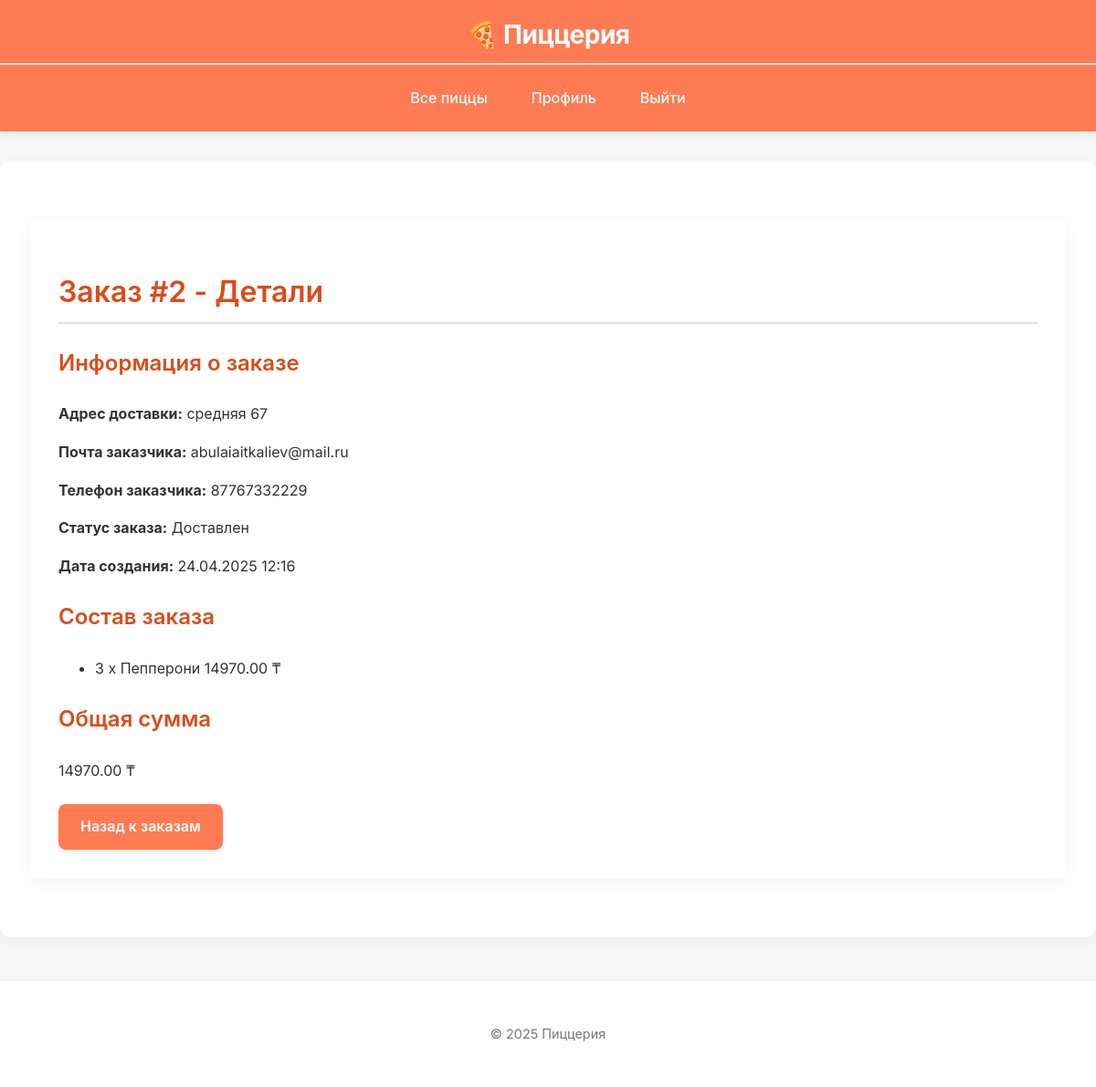
/orders/detail/2/ (signed in), run on the app's committed database.
### orders/models.py (models this page shows, shortened)
class Order(models.Model):
    STATUS_CHOICES = [
        ('pending', 'Ожидает обработки'),
        ('in_progress', 'Готовится'),
        ('delivered', 'Доставлен'),
        ('cancelled', 'Отменён'),
    ]
    user = models.ForeignKey(settings.AUTH_USER_MODEL, on_delete=models.CASCADE, related_name='orders')
    status = models.CharField(max_length=20, choices=STATUS_CHOICES, default='pending')
    address = models.TextField(verbose_name='Адрес доставки')
    created_at = models.DateTimeField(auto_now_add=True)
    total_price = models.DecimalField(max_digits=8, decimal_places=2, default=0.0)

class OrderItem(models.Model):
    order = models.ForeignKey(Order, on_delete=models.CASCADE, related_name='items')
    pizza = models.ForeignKey(Pizza, on_delete=models.CASCADE)
    quantity = models.PositiveIntegerField(default=1)
    price = models.DecimalField(('price'), max_digits=10, decimal_places=2)
    def get_total_price(self):
        return self.quantity * self.pizza.price

### users/models.py (models this page shows, shortened)
class CustomUser(AbstractBaseUser, PermissionsMixin):
    class Role(models.TextChoices):
        ADMIN = 'ADMIN', 'Администратор'
        MANAGER = 'MANAGER', 'Менеджер заказов'
        CLIENT = 'CLIENT', 'Клиент'
    email = models.EmailField(unique=True)
    is_staff = models.BooleanField(default=False)
    is_active = models.BooleanField(default=False)
    date_joined = models.DateTimeField(default=timezone.now)
    role = models.CharField(max_length=20, choices=Role.choices, default=Role.CLIENT)
    phone = models.CharField(max_length=15, blank=True, null=True)
    objects = CustomUserManager()
    USERNAME_FIELD = 'email'
    REQUIRED_FIELDS = []
    def is_admin(self):
        return self.role == self.Role.ADMIN

### pizza/models.py (models this page shows, shortened)
class Pizza(models.Model):
    name = models.CharField(max_length=200)
    description = models.TextField()
    price = models.DecimalField(max_digits=6, decimal_places=2)
    image = models.ImageField(upload_to='pizza/')
    category = models.ForeignKey(Category, on_delete=models.SET_NULL, null=True, blank=True, related_name='pizzas')

### orders/views.py (the view)
# urls.py: path('detail/<int:order_id>/', views.order_detail, name='order_detail'),
@login_required
def order_detail(request, order_id):
    order = get_object_or_404(Order, id=order_id)
    if order.user != request.user and not request.user.is_admin() and not request.user.is_manager():
        return redirect('order_list')
    return render(request, 'orders/order_detail.html', {'order': order})

### orders/templates/orders/order_detail.html
{% extends 'base.html' %}
{% block content %}
<div class="container animate-fade">
    <h1>Заказ #{{ order.pk }} - Детали</h1>
    <div class="order-details">
        <div class="detail-group">
            <h3>Информация о заказе</h3>
            <p><strong>Адрес доставки:</strong> {{ order.address }}</p>
            <p><strong>Почта заказчика:</strong> {{ order.user.email }}</p>
            <p><strong>Телефон заказчика:</strong> {{ order.user.phone }}</p>
            <p><strong>Статус заказа:</strong> <span class="status-{{ order.status|lower }}">{{ order.get_status_display }}</span></p>
            <p><strong>Дата создания:</strong> {{ order.created_at|date:"d.m.Y H:i" }}</p>
        </div>
        <div class="detail-group">
            <h3>Состав заказа</h3>
            <ul class="order-items">
                {% for item in order.items.all %}
                <li>
                    <span>{{ item.quantity }} x {{ item.pizza.name }}</span>
                    <span>{{ item.get_total_price }} ₸</span>
                </li>
                {% endfor %}
            </ul>
        </div>
        <div class="order-total">
            <h3>Общая сумма</h3>
            <p>{{ order.total_price }} ₸</p>
        </div>
    </div>
    <div class="button-group mt-4">
        <a href="{% url 'order_list' %}" class="btn btn-primary">Назад к заказам</a>
    </div>
</div>
{% endblock %}

### static/css/styles.css (style rules this page uses)
:root { --primary-color: #FF7B54; --primary-light: #FFB26B; --primary-dark: #D94C1A; --secondary-color: #939B62; --background: #F7F7F7; --card-bg: #FFFFFF; --text-color: #333333; --text-light: #777777; --border-color: #E0E0E0; --success-color: #4CAF50; --warning-color: #FF9800; --error-color: #F44336; }
body { font-family: 'Inter', -apple-system, BlinkMacSystemFont, 'Segoe UI', Roboto, Oxygen, Ubuntu, Cantarell, sans-serif; background-color: var(--background); color: var(--text-color); margin: 0; padding: 0; line-height: 1.6; }
.container { max-width: 1200px; margin: 2rem auto; padding: 2rem; background-color: var(--card-bg); border-radius: 12px; box-shadow: 0 4px 20px rgba(0, 0, 0, 0.05); }
h1, h2, h3 { color: var(--primary-dark); margin-bottom: 1.5rem; font-weight: 600; }
h1 { font-size: 2rem; border-bottom: 2px solid var(--border-color); padding-bottom: 0.5rem; }
h3 { font-size: 1.5rem; }
a { color: var(--primary-color); text-decoration: none; transition: color 0.2s ease; }
button, .btn { padding: 0.75rem 1.5rem; font-size: 1rem; border: none; border-radius: 8px; cursor: pointer; font-weight: 600; transition: all 0.3s ease; display: inline-flex; align-items: center; justify-content: center; gap: 0.5rem; box-shadow: 0 2px 5px rgba(0, 0, 0, 0.1); }
button.btn-primary, .btn-primary { background-color: var(--primary-color); color: white; }
.animate-fade { animation: fadeIn 0.5s ease forwards; }
.button-group { display: flex; flex-wrap: wrap; gap: 1rem; margin-top: 1.5rem; }

### data on the page
Order: pk "2", address "средняя 67", user.email "abulaiaitkaliev@mail.ru", user.phone "87767332229", status "Доставлен", created_at "24.04.2025 12:16", total_price "14970.00"
OrderItem: quantity "3", pizza.name "Пепперони", get_total_price "14970.00"
